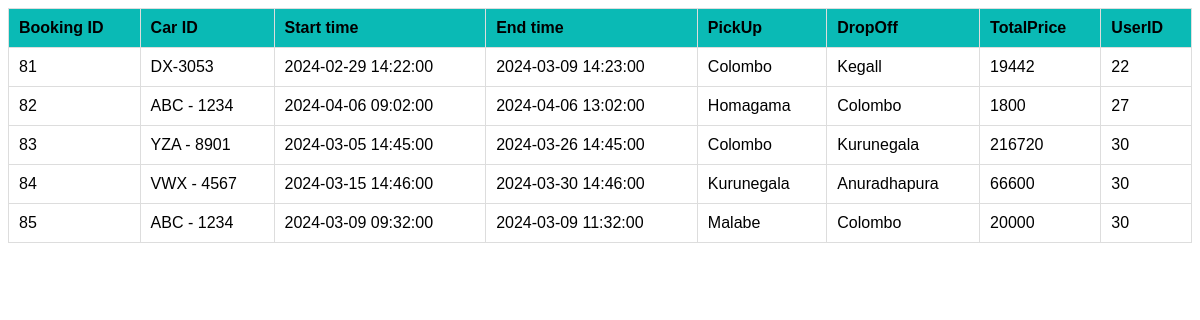
The app's page /php/viewbookings.php with its own data.
### tables this page shows
CREATE TABLE `bookings` (
  `bookingID` int(11) NOT NULL,
  `CarID` varchar(10) NOT NULL,
  `start` datetime NOT NULL,
  `end` datetime NOT NULL,
  `PickUp` varchar(50) NOT NULL,
  `DropOff` varchar(50) NOT NULL,
  `TotalPrice` int(11) NOT NULL,
  `userID` int(11) NOT NULL
);

### php/viewbookings.php (the view, shortened to what this page needs)
<?php
require '../connect.php';
$query = "SELECT bookingID,CarID,start,end,PickUp,DropOff,TotalPrice,userID FROM bookings";
$result_set = mysqli_query($connection, $query);
if ($result_set) {
    $table = '<table style="border-collapse: collapse; width: 100%; font-family: Arial, sans-serif;">';
    $table .= '<thead>';
    $table .= '<tr style="background-color: #f2f2f2;">';
    $table .= '<th style="border: 1px solid #dddddd; padding: 10px; text-align: left;">Booking ID</th>';
    $table .= '<th style="border: 1px solid #dddddd; padding: 10px; text-align: left;">Car ID</th>';
    $table .= '<th style="border: 1px solid #dddddd; padding: 10px; text-align: left;">Start time</th>';
    $table .= '<th style="border: 1px solid #dddddd; padding: 10px; text-align: left;">End time</th>';
    $table .= '<th style="border: 1px solid #dddddd; padding: 10px; text-align: left;">PickUp</th>';
    $table .= '<th style="border: 1px solid #dddddd; padding: 10px; text-align: left;">DropOff</th>';
    $table .= '<th style="border: 1px solid #dddddd; padding: 10px; text-align: left;">TotalPrice</th>';
    $table .= '<th style="border: 1px solid #dddddd; padding: 10px; text-align: left;">UserID</th>';
    $table .= '</tr>';
    $table .= '</thead>';
    $table .= '<tbody>';
    while ($record = mysqli_fetch_assoc($result_set)) {
        $table .= '<tr>';
        $table .= '<td style="border: 1px solid #dddddd; padding: 10px;">' . $record['bookingID'] . '</td>';
        $table .= '<td style="border: 1px solid #dddddd; padding: 10px;">' . $record['CarID'] . '</td>';
        $table .= '<td style="border: 1px solid #dddddd; padding: 10px;">' . $record['start'] . '</td>';
        $table .= '<td style="border: 1px solid #dddddd; padding: 10px;">' . $record['end'] . '</td>';
        $table .= '<td style="border: 1px solid #dddddd; padding: 10px;">' . $record['PickUp'] . '</td>';
        $table .= '<td style="border: 1px solid #dddddd; padding: 10px;">' . $record['DropOff'] . '</td>';
        $table .= '<td style="border: 1px solid #dddddd; padding: 10px;">' . $record['TotalPrice'] . '</td>';
        $table .= '<td style="border: 1px solid #dddddd; padding: 10px;">' . $record['userID'] . '</td>';
    }
    $table .= '</tbody>';
    $table .= '</table>';
}
?>
<!DOCTYPE html>
<html lang="en">
<head>
</head>
<body>
    <?php
    echo $table;
    ?>
</body>
</html>

### php/viewbookings.php (style rules this page uses)
table { border-collapse: collapse; width: 100%; font-family: 'Poppins', sans-serif; }
th, td { border: 1px solid #dddddd; padding: 10px; text-align: left; }
th { background-color: #0ABAB5; }

### records on screen
bookings: bookingID "81", CarID "DX-3053", start "2024-02-29 14:22:00", end "2024-03-09 14:23:00", PickUp "Colombo", DropOff "Kegall", TotalPrice "19442", userID "22"
bookings: bookingID "82", CarID "ABC - 1234", start "2024-04-06 09:02:00", end "2024-04-06 13:02:00", PickUp "Homagama", DropOff "Colombo", TotalPrice "1800", userID "27"
bookings: bookingID "83", CarID "YZA - 8901", start "2024-03-05 14:45:00", end "2024-03-26 14:45:00", PickUp "Colombo", DropOff "Kurunegala", TotalPrice "216720", userID "30"
bookings: bookingID "84", CarID "VWX - 4567", start "2024-03-15 14:46:00", end "2024-03-30 14:46:00", PickUp "Kurunegala", DropOff "Anuradhapura", TotalPrice "66600", userID "30"
bookings: bookingID "85", CarID "ABC - 1234", start "2024-03-09 09:32:00", end "2024-03-09 11:32:00", PickUp "Malabe", DropOff "Colombo", TotalPrice "20000", userID "30"
